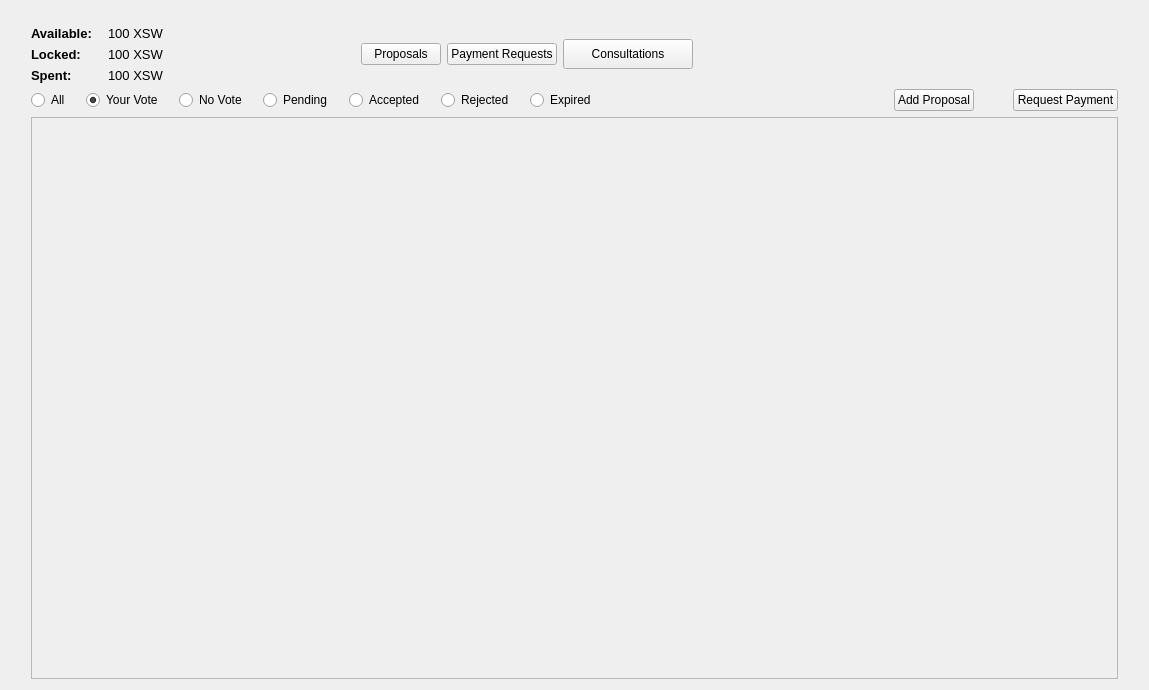
<?xml version="1.0" encoding="UTF-8"?>
<ui version="4.0">
 <class>CommunityFundPage</class>
 <widget class="QWidget" name="CommunityFundPage">
  <property name="geometry">
   <rect>
    <x>0</x>
    <y>0</y>
    <width>1149</width>
    <height>690</height>
   </rect>
  </property>
  <property name="windowTitle">
   <string>Form</string>
  </property>
  <layout class="QVBoxLayout" name="verticalLayout_2">
   <item>
    <layout class="QHBoxLayout" name="horizontalLayoutBase">
     <item>
      <spacer name="horizontalSpacer_3">
       <property name="orientation">
        <enum>Qt::Horizontal</enum>
       </property>
       <property name="sizeType">
        <enum>QSizePolicy::Fixed</enum>
       </property>
       <property name="sizeHint" stdset="0">
        <size>
         <width>20</width>
         <height>20</height>
        </size>
       </property>
      </spacer>
     </item>
     <item>
      <layout class="QVBoxLayout" name="verticalLayoutBase">
       <item>
        <spacer name="verticalSpacer">
         <property name="orientation">
          <enum>Qt::Vertical</enum>
         </property>
         <property name="sizeType">
          <enum>QSizePolicy::Maximum</enum>
         </property>
         <property name="sizeHint" stdset="0">
          <size>
           <width>40</width>
           <height>15</height>
          </size>
         </property>
        </spacer>
       </item>
       <item>
        <layout class="QHBoxLayout" name="horizontalLayoutMain">
         <item>
          <layout class="QVBoxLayout" name="verticalLayoutFundState">
           <item>
            <widget class="QLabel" name="labelAvailable">
             <property name="maximumSize">
              <size>
               <width>70</width>
               <height>17</height>
              </size>
             </property>
             <property name="font">
              <font>
               <pointsize>10</pointsize>
               <weight>75</weight>
               <bold>true</bold>
              </font>
             </property>
             <property name="text">
              <string>Available:</string>
             </property>
            </widget>
           </item>
           <item>
            <widget class="QLabel" name="labelLocked">
             <property name="maximumSize">
              <size>
               <width>70</width>
               <height>17</height>
              </size>
             </property>
             <property name="font">
              <font>
               <pointsize>10</pointsize>
               <weight>75</weight>
               <bold>true</bold>
              </font>
             </property>
             <property name="text">
              <string>Locked:</string>
             </property>
            </widget>
           </item>
           <item>
            <widget class="QLabel" name="labelSpent">
             <property name="maximumSize">
              <size>
               <width>70</width>
               <height>17</height>
              </size>
             </property>
             <property name="font">
              <font>
               <pointsize>10</pointsize>
               <weight>75</weight>
               <bold>true</bold>
              </font>
             </property>
             <property name="text">
              <string>Spent:</string>
             </property>
            </widget>
           </item>
          </layout>
         </item>
         <item>
          <spacer name="horizontalSpacer_9">
           <property name="orientation">
            <enum>Qt::Horizontal</enum>
           </property>
           <property name="sizeType">
            <enum>QSizePolicy::Fixed</enum>
           </property>
           <property name="sizeHint" stdset="0">
            <size>
             <width>10</width>
             <height>20</height>
            </size>
           </property>
          </spacer>
         </item>
         <item>
          <layout class="QVBoxLayout" name="verticalLayoutAmount">
           <item>
            <widget class="QLabel" name="labelAvailableAmount">
             <property name="maximumSize">
              <size>
               <width>1000</width>
               <height>17</height>
              </size>
             </property>
             <property name="font">
              <font>
               <pointsize>10</pointsize>
              </font>
             </property>
             <property name="text">
              <string>100 XSW</string>
             </property>
            </widget>
           </item>
           <item>
            <widget class="QLabel" name="labelLockedAmount">
             <property name="maximumSize">
              <size>
               <width>1000</width>
               <height>17</height>
              </size>
             </property>
             <property name="font">
              <font>
               <pointsize>10</pointsize>
              </font>
             </property>
             <property name="text">
              <string>100 XSW</string>
             </property>
            </widget>
           </item>
           <item>
            <widget class="QLabel" name="labelSpentAmount">
             <property name="maximumSize">
              <size>
               <width>1000</width>
               <height>17</height>
              </size>
             </property>
             <property name="font">
              <font>
               <pointsize>10</pointsize>
              </font>
             </property>
             <property name="text">
              <string>100 XSW</string>
             </property>
            </widget>
           </item>
          </layout>
         </item>
         <item>
          <spacer name="horizontalSpacer_2">
           <property name="orientation">
            <enum>Qt::Horizontal</enum>
           </property>
           <property name="sizeType">
            <enum>QSizePolicy::Expanding</enum>
           </property>
           <property name="sizeHint" stdset="0">
            <size>
             <width>0</width>
             <height>20</height>
            </size>
           </property>
          </spacer>
         </item>
         <item>
          <widget class="QPushButton" name="pushButtonProposals">
           <property name="text">
            <string>Proposals</string>
           </property>
          </widget>
         </item>
         <item>
          <widget class="QPushButton" name="pushButtonPaymentRequests">
           <property name="text">
            <string>Payment Requests</string>
           </property>
          </widget>
         </item>
         <item>
          <widget class="QPushButton" name="pushButtonConsultations">
           <property name="minimumSize">
            <size>
             <width>130</width>
             <height>30</height>
            </size>
           </property>
           <property name="maximumSize">
            <size>
             <width>130</width>
             <height>30</height>
            </size>
           </property>
           <property name="text">
            <string>Consultations</string>
           </property>
          </widget>
         </item>
         <item>
          <spacer name="horizontalSpacer_10">
           <property name="orientation">
            <enum>Qt::Horizontal</enum>
           </property>
           <property name="sizeType">
            <enum>QSizePolicy::Expanding</enum>
           </property>
           <property name="sizeHint" stdset="0">
            <size>
             <width>0</width>
             <height>20</height>
            </size>
           </property>
          </spacer>
         </item>
         <item>
          <spacer name="horizontalSpacer_11">
           <property name="orientation">
            <enum>Qt::Horizontal</enum>
           </property>
           <property name="sizeType">
            <enum>QSizePolicy::Fixed</enum>
           </property>
           <property name="sizeHint" stdset="0">
            <size>
             <width>235</width>
             <height>20</height>
            </size>
           </property>
          </spacer>
         </item>
        </layout>
       </item>
       <item>
        <layout class="QHBoxLayout" name="horizontalLayoutVote">
         <item>
          <widget class="QRadioButton" name="radioButtonAll">
           <property name="maximumSize">
            <size>
             <width>16777215</width>
             <height>20</height>
            </size>
           </property>
           <property name="text">
            <string>All</string>
           </property>
           <property name="iconSize">
            <size>
             <width>25</width>
             <height>25</height>
            </size>
           </property>
           <property name="checked">
            <bool>false</bool>
           </property>
          </widget>
         </item>
         <item>
          <spacer name="horizontalSpacer_8">
           <property name="orientation">
            <enum>Qt::Horizontal</enum>
           </property>
           <property name="sizeType">
            <enum>QSizePolicy::Fixed</enum>
           </property>
           <property name="sizeHint" stdset="0">
            <size>
             <width>10</width>
             <height>20</height>
            </size>
           </property>
          </spacer>
         </item>
         <item>
          <widget class="QRadioButton" name="radioButtonYourVote">
           <property name="maximumSize">
            <size>
             <width>16777215</width>
             <height>20</height>
            </size>
           </property>
           <property name="text">
            <string>Your Vote</string>
           </property>
           <property name="iconSize">
            <size>
             <width>25</width>
             <height>25</height>
            </size>
           </property>
           <property name="checked">
            <bool>true</bool>
           </property>
          </widget>
         </item>
         <item>
          <spacer name="horizontalSpacer_7">
           <property name="orientation">
            <enum>Qt::Horizontal</enum>
           </property>
           <property name="sizeType">
            <enum>QSizePolicy::Fixed</enum>
           </property>
           <property name="sizeHint" stdset="0">
            <size>
             <width>10</width>
             <height>20</height>
            </size>
           </property>
          </spacer>
         </item>
         <item>
          <widget class="QRadioButton" name="radioButtonNoVote">
           <property name="maximumSize">
            <size>
             <width>16777215</width>
             <height>20</height>
            </size>
           </property>
           <property name="text">
            <string>No Vote</string>
           </property>
           <property name="iconSize">
            <size>
             <width>25</width>
             <height>25</height>
            </size>
           </property>
          </widget>
         </item>
         <item>
          <spacer name="horizontalSpacer_14">
           <property name="orientation">
            <enum>Qt::Horizontal</enum>
           </property>
           <property name="sizeType">
            <enum>QSizePolicy::Fixed</enum>
           </property>
           <property name="sizeHint" stdset="0">
            <size>
             <width>10</width>
             <height>20</height>
            </size>
           </property>
          </spacer>
         </item>
         <item>
          <widget class="QRadioButton" name="radioButtonPending">
           <property name="maximumSize">
            <size>
             <width>16777215</width>
             <height>20</height>
            </size>
           </property>
           <property name="text">
            <string>Pending</string>
           </property>
           <property name="iconSize">
            <size>
             <width>25</width>
             <height>25</height>
            </size>
           </property>
          </widget>
         </item>
         <item>
          <spacer name="horizontalSpacer_6">
           <property name="orientation">
            <enum>Qt::Horizontal</enum>
           </property>
           <property name="sizeType">
            <enum>QSizePolicy::Fixed</enum>
           </property>
           <property name="sizeHint" stdset="0">
            <size>
             <width>10</width>
             <height>20</height>
            </size>
           </property>
          </spacer>
         </item>
         <item>
          <widget class="QRadioButton" name="radioButtonAccepted">
           <property name="maximumSize">
            <size>
             <width>16777215</width>
             <height>20</height>
            </size>
           </property>
           <property name="text">
            <string>Accepted</string>
           </property>
           <property name="iconSize">
            <size>
             <width>25</width>
             <height>25</height>
            </size>
           </property>
          </widget>
         </item>
         <item>
          <spacer name="horizontalSpacer_5">
           <property name="orientation">
            <enum>Qt::Horizontal</enum>
           </property>
           <property name="sizeType">
            <enum>QSizePolicy::Fixed</enum>
           </property>
           <property name="sizeHint" stdset="0">
            <size>
             <width>10</width>
             <height>20</height>
            </size>
           </property>
          </spacer>
         </item>
         <item>
          <widget class="QRadioButton" name="radioButtonRejected">
           <property name="maximumSize">
            <size>
             <width>16777215</width>
             <height>20</height>
            </size>
           </property>
           <property name="text">
            <string>Rejected</string>
           </property>
           <property name="iconSize">
            <size>
             <width>25</width>
             <height>25</height>
            </size>
           </property>
          </widget>
         </item>
         <item>
          <spacer name="horizontalSpacer_12">
           <property name="orientation">
            <enum>Qt::Horizontal</enum>
           </property>
           <property name="sizeType">
            <enum>QSizePolicy::Fixed</enum>
           </property>
           <property name="sizeHint" stdset="0">
            <size>
             <width>10</width>
             <height>20</height>
            </size>
           </property>
          </spacer>
         </item>
         <item>
          <widget class="QRadioButton" name="radioButtonExpired">
           <property name="text">
            <string>Expired</string>
           </property>
          </widget>
         </item>
         <item>
          <spacer name="horizontalSpacer">
           <property name="orientation">
            <enum>Qt::Horizontal</enum>
           </property>
           <property name="sizeType">
            <enum>QSizePolicy::Expanding</enum>
           </property>
           <property name="sizeHint" stdset="0">
            <size>
             <width>300</width>
             <height>20</height>
            </size>
           </property>
          </spacer>
         </item>
         <item>
          <widget class="QPushButton" name="pushButtonCreateProposal">
           <property name="text">
            <string>Add Proposal</string>
           </property>
          </widget>
         </item>
         <item>
          <spacer name="horizontalSpacer_13">
           <property name="orientation">
            <enum>Qt::Horizontal</enum>
           </property>
           <property name="sizeHint" stdset="0">
            <size>
             <width>40</width>
             <height>20</height>
            </size>
           </property>
          </spacer>
         </item>
         <item>
          <widget class="QPushButton" name="pushButtonCreatePaymentRequest">
           <property name="text">
            <string>Request Payment</string>
           </property>
          </widget>
         </item>
        </layout>
       </item>
       <item>
        <widget class="QScrollArea" name="scrollArea">
         <property name="widgetResizable">
          <bool>true</bool>
         </property>
         <widget class="QWidget" name="scrollAreaWidgetContents">
          <property name="geometry">
           <rect>
            <x>0</x>
            <y>0</y>
            <width>1059</width>
            <height>517</height>
           </rect>
          </property>
          <property name="sizePolicy">
           <sizepolicy hsizetype="Preferred" vsizetype="Preferred">
            <horstretch>0</horstretch>
            <verstretch>0</verstretch>
           </sizepolicy>
          </property>
          <layout class="QGridLayout" name="gridLayout_2">
           <item row="0" column="0">
            <layout class="QGridLayout" name="gridLayout">
             <property name="sizeConstraint">
              <enum>QLayout::SetMaximumSize</enum>
             </property>
            </layout>
           </item>
          </layout>
         </widget>
        </widget>
       </item>
      </layout>
     </item>
     <item>
      <spacer name="horizontalSpacer_4">
       <property name="orientation">
        <enum>Qt::Horizontal</enum>
       </property>
       <property name="sizeType">
        <enum>QSizePolicy::Fixed</enum>
       </property>
       <property name="sizeHint" stdset="0">
        <size>
         <width>20</width>
         <height>20</height>
        </size>
       </property>
      </spacer>
     </item>
    </layout>
   </item>
  </layout>
 </widget>
 <resources/>
 <connections/>
</ui>
